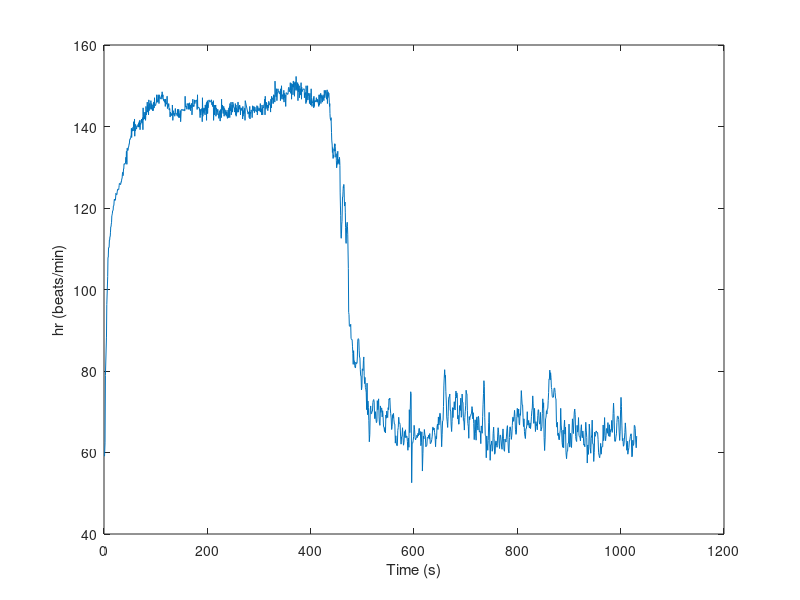
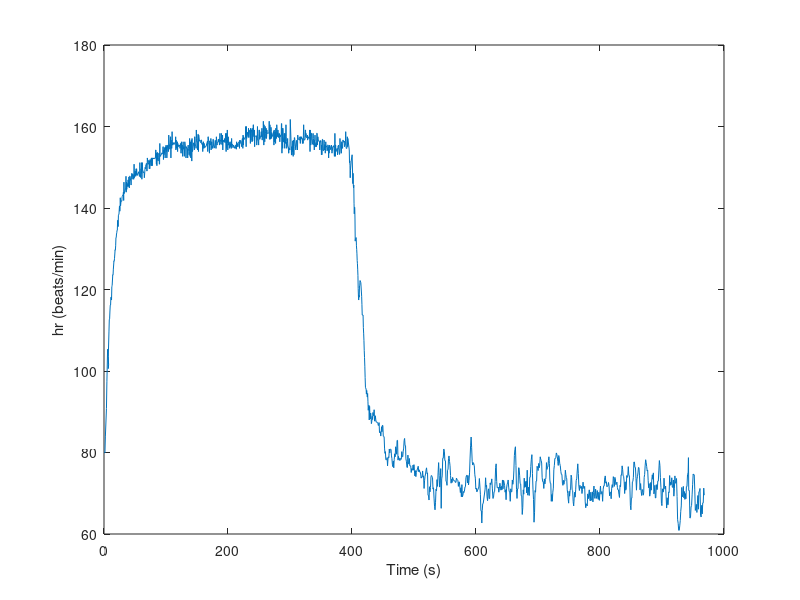
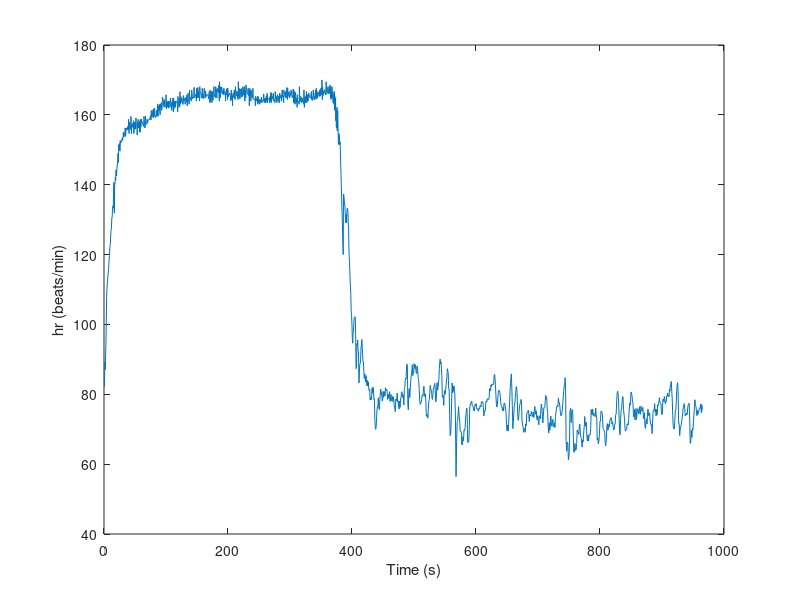
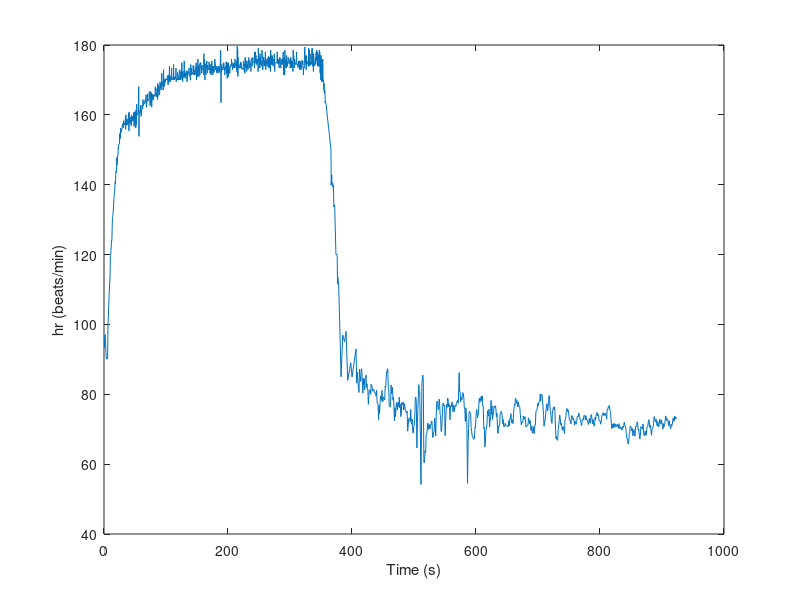

The MATLAB source for these figures, in order:
%import txt files
a = importdata('Exercise A.txt');
b = importdata('Exercise B.txt');
c = importdata('Exercise C.txt');
d = importdata('Exercise D.txt');
e = importdata('Exercise E.txt');
f = importdata('Exercise F.txt');
g = importdata('Exercise G.txt');
h = importdata('Exercise H.txt');

%resize matrix to remove zeros
at = a(1:962,1);
ahr = a(1:962,2);

bt = b(1:705,1);
bhr = b(1:705,2);

ct = c(1:922,1);
chr = c(1:922,2);

dt = d(1:734,1);
dhr = d(1:734,2);

et = e(1:933,1);
ehr = e(1:933,2);

ft = f(1:786,1);
fhr = f(1:786,2);

gt = g(1:860,1);
ghr = g(1:860,2);

ht = h(1:748,1);
hhr = h(1:748,2);

%add time from exercise time vector to recovery vector
btnew = bt + at(end,1);
dtnew = dt+ct(end,1);
ftnew = ft + et(end,1);
htnew = ht + gt(end,1);

%append time and heart rate vectors
ex2t = [at; btnew];
ex2hr = [ahr; bhr];
ex3t = [ct; dtnew];
ex3hr = [chr; dhr];
ex4t = [et; ftnew];
ex4hr = [ehr; fhr];
ex5t = [gt; htnew];
ex5hr = [ghr; hhr];

%plot figures
figure
plot(ex2t, ex2hr);
xlabel('Time (s)');
ylabel('hr (beats/min)');

figure 
plot(ex3t,ex3hr);
xlabel('Time (s)');
ylabel('hr (beats/min)');

figure
plot(ex4t,ex4hr);
xlabel('Time (s)');
ylabel('hr (beats/min)');

figure
plot(ex5t,ex5hr);
xlabel('Time (s)');
ylabel('hr (beats/min)');



